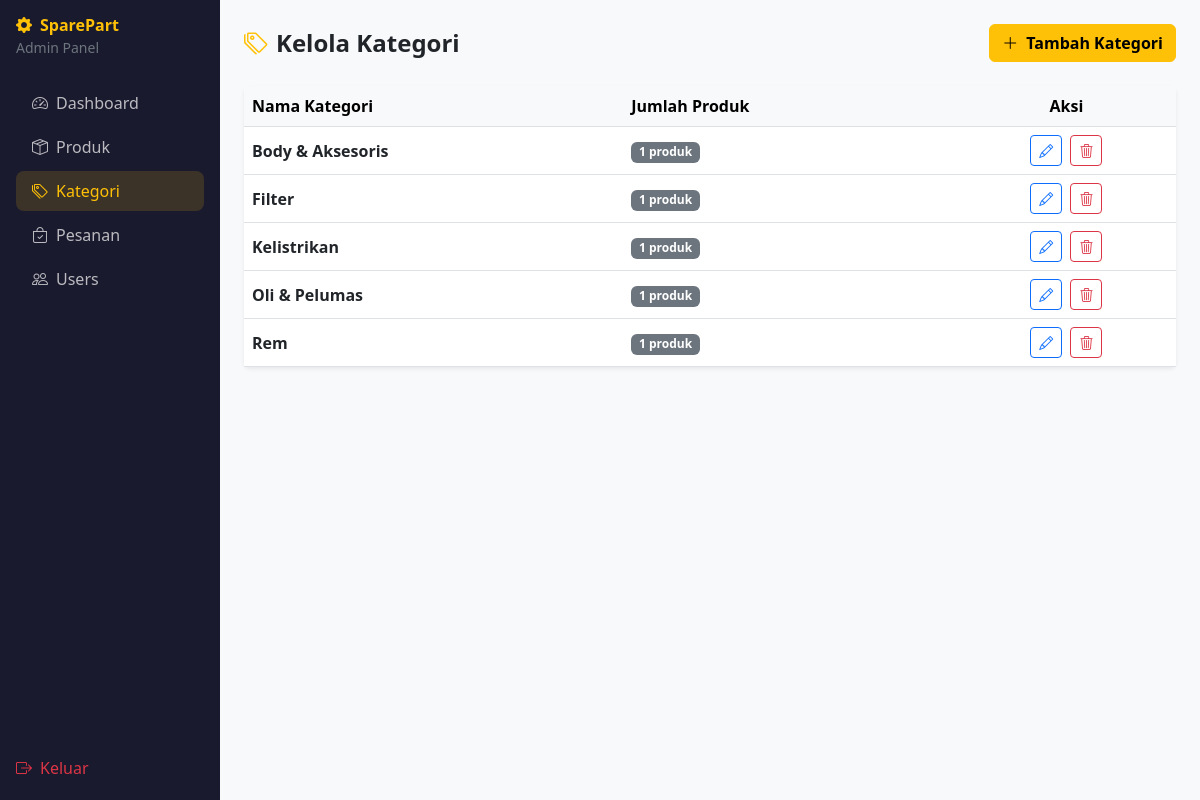
Screenshot of /admin/categories.php (signed in) with the database file from the repository.
### tables this page shows
CREATE TABLE categories (
  id   INT AUTO_INCREMENT PRIMARY KEY,
  name VARCHAR(100) NOT NULL
);

### config/database.php (called while the page is built, shortened)
<?php
function db(): mysqli {
    static $conn = null;
    if ($conn === null) {
        $conn = new mysqli(DB_HOST, DB_USER, DB_PASS, DB_NAME);
        $conn->set_charset('utf8mb4');
    }
    return $conn;
}

### admin/categories.php (the view, shortened to what this page needs)
<?php
require_once __DIR__ . '/../config/database.php';
$categories = db()->query("
    SELECT c.*, COUNT(p.id) as product_count
    FROM categories c LEFT JOIN products p ON c.id=p.category_id
    GROUP BY c.id ORDER BY c.name
")->fetch_all(MYSQLI_ASSOC);
?>
<!DOCTYPE html>
<html lang="id">
<head>
  <link rel="stylesheet" href="https://cdn.jsdelivr.net/npm/bootstrap@5.3.0/dist/css/bootstrap.min.css">
  <link rel="stylesheet" href="https://cdn.jsdelivr.net/npm/bootstrap-icons@1.11.0/font/bootstrap-icons.css">
</head>
<body class="bg-light">
<div class="d-flex">
  <?php require_once __DIR__ . '/sidebar.php'; ?>
  <div class="flex-grow-1 p-4">
    <div class="d-flex justify-content-between align-items-center mb-4">
      <h4 class="fw-bold mb-0"><i class="bi bi-tags me-2 text-warning"></i>Kelola Kategori</h4>
      <button class="btn btn-warning fw-bold" data-bs-toggle="modal" data-bs-target="#catModal">
        <i class="bi bi-plus-lg me-2"></i>Tambah Kategori
      </button>
    </div>
    <div class="card border-0 shadow-sm">
      <div class="table-responsive">
        <table class="table table-hover align-middle mb-0">
          <thead class="table-light">
            <tr><th>Nama Kategori</th><th>Jumlah Produk</th><th class="text-center">Aksi</th></tr>
          </thead>
          <tbody>
            <?php foreach ($categories as $cat): ?>
              <tr>
                <td class="fw-semibold"><?= htmlspecialchars($cat['name']) ?></td>
                <td><span class="badge bg-secondary"><?= $cat['product_count'] ?> produk</span></td>
                <td class="text-center">
                  <button class="btn btn-sm btn-outline-primary me-1"
                          onclick="openEdit(<?= $cat['id'] ?>, '<?= htmlspecialchars(addslashes($cat['name'])) ?>')">
                    <i class="bi bi-pencil"></i>
                  </button>
                  <form method="POST" class="d-inline" onsubmit="return confirm('Hapus kategori ini?')">
                    <button class="btn btn-sm btn-outline-danger"><i class="bi bi-trash3"></i></button>
                  </form>
                </td>
              </tr>
            <?php endforeach; ?>
          </tbody>
        </table>
      </div>
    </div>
  </div>
</div>
</body>
</html>

### rows the page displays
categories: name "Body & Aksesoris", product_count "1"
categories: name "Filter", product_count "1"
categories: name "Kelistrikan", product_count "1"
categories: name "Oli & Pelumas", product_count "1"
categories: name "Rem", product_count "1"
